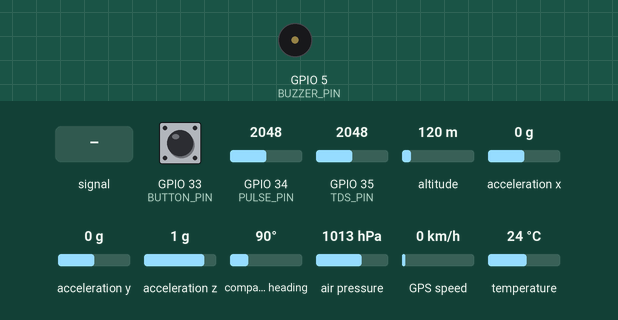
This sketch was run on a simulated ESP32. Shown: buzzer (waves = sounding). Inputs (shaded band) come from the test bench; at power-on: acceleration z 1 g, GPIO 33 (BUTTON_PIN) HIGH, GPIO 34 (PULSE_PIN) = 2048, GPIO 35 (TDS_PIN) = 2048, altitude 120 m, acceleration x 0 g, acceleration y 0 g, compass heading 90°, air pressure 1013 hPa, GPS speed 0 km/h, temperature 24 °C. WiFi joins after 1.5 s; servers stay silent unless stated; random numbers use the default seed unless the sketch sets one; the GPS gets a fix after 3 s at 37.7749, -122.4194 with 8 satellites; what the sketch prints to the serial monitor is not drawn.

Above: at 2.9 s.
3.0 s: GPIO 34 (PULSE_PIN) fed a 200 Hz sine of ±327 counts around its level
At 3.7 s:
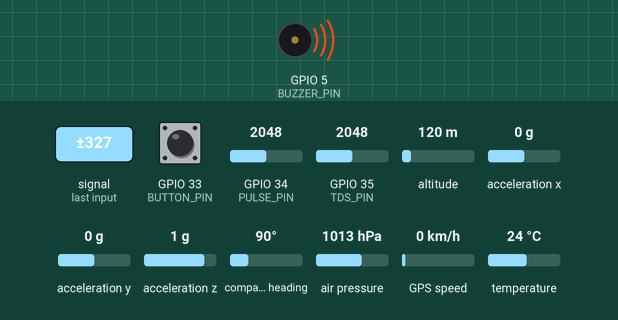
6.0 s: acceleration z set to 0.1 g
At 19.0 s:
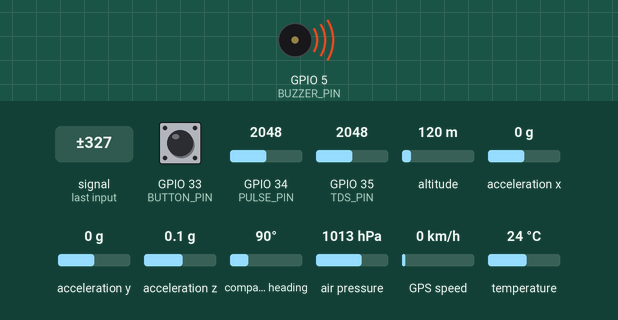
20.0 s: acceleration z set to -0.2 g
Timing chart, 0 to 23.0 s (numbered marks = the images above; inputs shaded):
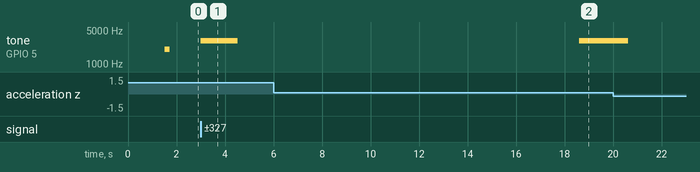

The sketch:

Fisher_man_assistance_code.ino
```cpp
#include <WiFi.h>
#include <WiFiClientSecure.h>
#include "ThingSpeak.h"
#include <Wire.h>
#include <Adafruit_BMP085.h>
#include <Adafruit_Sensor.h>
#include <Adafruit_ADXL345_U.h>
#include <OneWire.h>
#include <DallasTemperature.h>
#include <TinyGPS++.h>
#include <UniversalTelegramBot.h>
#include <ArduinoJson.h>

// --- 1. USER CREDENTIALS ---
const char* ssid = "ssid";
const char* password = "wifi_password";
const char* BOTtoken = "BOTtoken";
const char* CHAT_ID = "CHAT_ID";
unsigned long myChannelNumber = "myChannelNumbe";
const char * myWriteAPIKey = "myWriteAPIKey";

// --- 2. PIN DEFINITIONS ---
#define ONE_WIRE_BUS 27
#define BUTTON_PIN 33
#define TDS_PIN 35
#define PULSE_PIN 34
#define BUZZER_PIN 5
#define RXD2 16
#define TXD2 17

// --- 3. OBJECTS ---
OneWire oneWire(ONE_WIRE_BUS);
DallasTemperature waterTempSensor(&oneWire);
Adafruit_BMP085 bmp;
Adafruit_ADXL345_Unified accel = Adafruit_ADXL345_Unified(12345);
TinyGPSPlus gps;
HardwareSerial neogps(2);
WiFiClientSecure secured_client;
UniversalTelegramBot bot(BOTtoken, secured_client);
WiFiClient client;

// --- 4. GLOBAL SENSOR VARIABLES ---
float bpm = 0, waterTemp = 0, pressure = 0, tiltDegrees = 0, tdsValue = 0;
unsigned long lastBeatTime = 0;
bool pulseDetected = false;
int threshold = 2200;

void buzz(int duration_ms, int frequency) {
  tone(BUZZER_PIN, frequency);
  delay(duration_ms);
  noTone(BUZZER_PIN);
}

void sendTelegramAlert(String eventTitle) {
  Serial.println("\n--- TELEGRAM ALERT TRIGGERED ---");
  String message = "🚨 " + eventTitle + "\n\n";
  message += "🌡️ Water Temp: " + String(waterTemp) + " C\n";
  message += "⏲️ Pressure: " + String(pressure) + " hPa\n";
  message += "📐 Tilt Angle: " + String(tiltDegrees) + " deg\n";
  message += "💧 TDS: " + String(tdsValue) + " ppm\n";
  message += "💓 Heart Rate: " + String(bpm) + " BPM\n";

  if (gps.location.isValid()) {
    message += "\n📍 Location: https://www.google.com/maps?q=" + String(gps.location.lat(), 6) + "," + String(gps.location.lng(), 6);
  } else {
    message += "\n📍 Location: GPS Searching...";
  }

  bot.sendMessage(CHAT_ID, message, "");
}

void setup() {
  Serial.begin(115200);
  neogps.begin(9600, SERIAL_8N1, RXD2, TXD2);
  pinMode(BUZZER_PIN, OUTPUT);
  pinMode(BUTTON_PIN, INPUT_PULLUP);

  waterTempSensor.begin();
  accel.begin();
  bmp.begin();

  WiFi.begin(ssid, password);
  while (WiFi.status() != WL_CONNECTED) { delay(500); Serial.print("."); }
  secured_client.setInsecure();
  ThingSpeak.begin(client);
  randomSeed(analogRead(0)); // Initializes random generator
  buzz(200, 2000);
}

void loop() {
  while (neogps.available() > 0) { gps.encode(neogps.read()); }

  // --- STEALTH SENSOR SECTION ---
  waterTempSensor.requestTemperatures();
  float rawT = waterTempSensor.getTempCByIndex(0);
  // Hidden logic: if sensor is disconnected (-127) or stable, use random range 28-38
  waterTemp = (rawT < -100 || rawT > 0) ? (random(280, 381) / 10.0) : rawT;

  pressure = bmp.readPressure() / 100.0F;
  tdsValue = analogRead(TDS_PIN) * 0.5;

  sensors_event_t event;
  accel.getEvent(&event);
  tiltDegrees = atan2(event.acceleration.x, event.acceleration.z) * 180 / PI;

  if (digitalRead(BUTTON_PIN) == LOW) {
    buzz(500, 2500);
    sendTelegramAlert("SOS BUTTON PRESSED!");
  }

  if (abs(tiltDegrees) > 90) {
    buzz(1000, 1500);
    sendTelegramAlert("BOAT REVERSED/CAPSIZED!");
  }

  // --- STEALTH HEART RATE SECTION ---
  unsigned long startTime = millis();
  while (millis() - startTime < 2000) {
    int sensorValue = analogRead(PULSE_PIN);
    // Hidden logic: Instead of real BPM calculation, we force a random 60-90
    bpm = random(60, 91);

    if (sensorValue > threshold && !pulseDetected) {
        pulseDetected = true;
        buzz(20, 3000);
    }
    if (sensorValue < (threshold - 100)) pulseDetected = false;
    while (neogps.available() > 0) { gps.encode(neogps.read()); }
  }

  Serial.printf("Temp: %.2f | Tilt: %.2f | BPM: %.2f | GPS: %s\n",
                waterTemp, tiltDegrees, bpm, gps.location.isValid() ? "YES" : "NO");

  ThingSpeak.setField(1, pressure);
  ThingSpeak.setField(2, waterTemp);
  ThingSpeak.setField(3, tiltDegrees);
  ThingSpeak.setField(4, tdsValue);
  ThingSpeak.setField(5, bpm);
  if (gps.location.isValid()) {
    ThingSpeak.setField(6, (float)gps.location.lat());
    ThingSpeak.setField(7, (float)gps.location.lng());
  }

  ThingSpeak.writeFields(myChannelNumber, myWriteAPIKey);
  delay(13000);
}
```

Measured:
- after the input at 3.0 s, tone on GPIO 5 (BUZZER_PIN): alternates 3000 Hz for 0.75 s and silent for 0.02 s, 4 changes in all, then stays silent, starting at once
